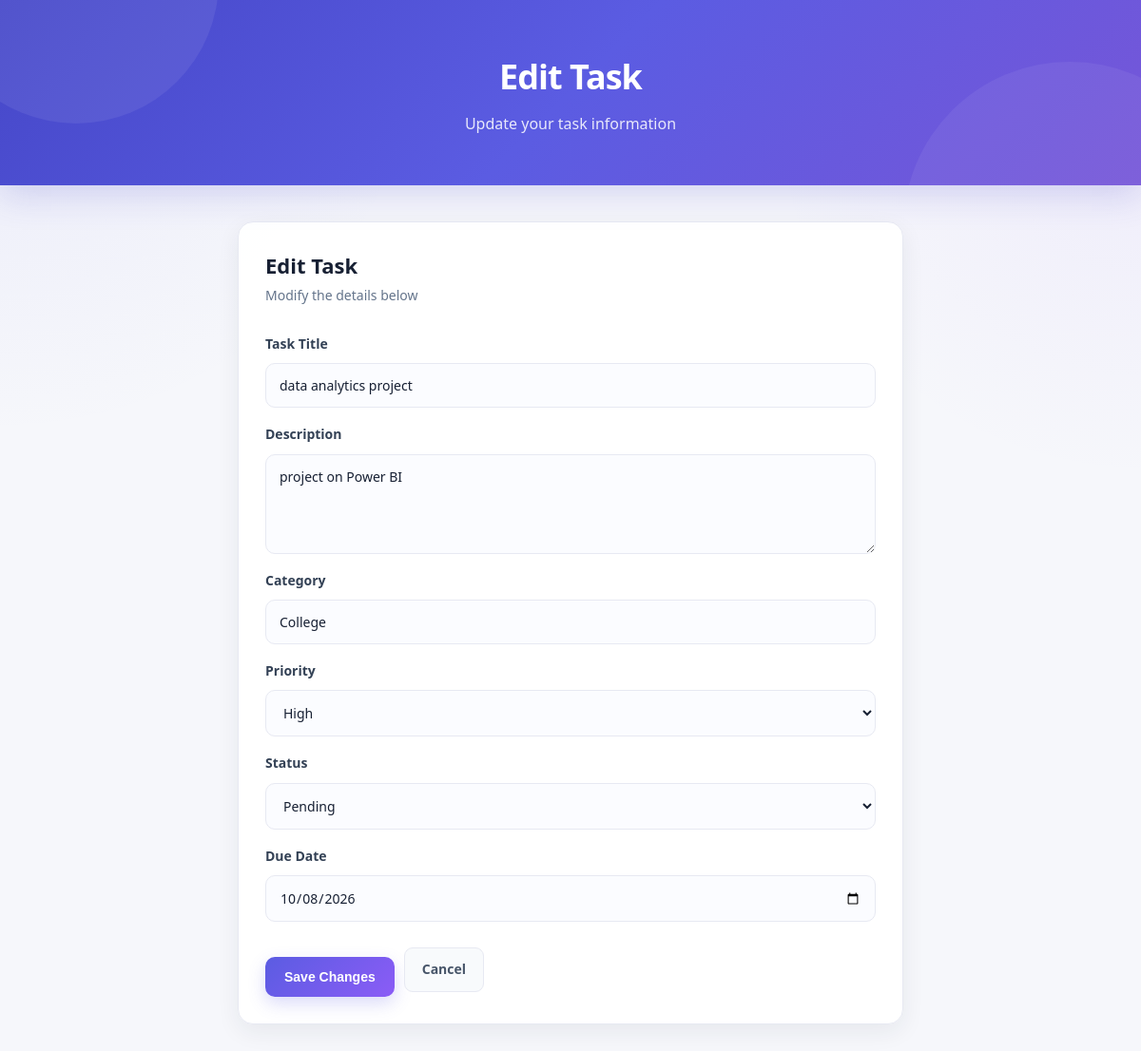
The page /edit/3 on the database its author committed.
### tables this page shows
CREATE TABLE tasks (

            id INTEGER PRIMARY KEY AUTOINCREMENT,

            title TEXT NOT NULL,

            description TEXT,

            category TEXT NOT NULL DEFAULT 'General',

            priority TEXT NOT NULL DEFAULT 'Medium',

            status TEXT NOT NULL DEFAULT 'Pending',

            due_date TEXT,

            created_at TEXT NOT NULL DEFAULT CURRENT_TIMESTAMP

        );

### app.py (the view, shortened to what this page needs)
@app.route(
    "/edit/<int:task_id>",
    methods=["GET", "POST"]
)
def edit_task(task_id):
    conn = get_db_connection()
    task = conn.execute("""
        SELECT *
        FROM tasks
        WHERE id = ?
    """, (task_id,)).fetchone()
    conn.close()
    return render_template(
        "edit.html",
        task=task
    )

### app.py (called while the page is built)
def get_db_connection():
    conn = sqlite3.connect(DATABASE)
    conn.row_factory = sqlite3.Row
    return conn

### templates/edit.html (shortened to what this page needs)
<!DOCTYPE html>
<html lang="en">
<head>
    <link
        rel="stylesheet"
        href="{{ url_for(
            'static',
            filename='css/style.css'
        ) }}"
    >
</head>
<body>
<header class="main-header">
    <div class="header-content">
        <h1>
            Edit Task
        </h1>
        <p>
            Update your task information
        </p>
    </div>
</header>
<main class="container">
    <section class="card edit-card">
        <div class="section-heading">
            <div>
                <h2>
                    Edit Task
                </h2>
                <p class="section-subtitle">
                    Modify the details below
                </p>
            </div>
        </div>
        <form
            action="{{ url_for(
                'edit_task',
                task_id=task['id']
            ) }}"
            method="POST"
            class="task-form"
        >
            <label for="title">
                Task Title
            </label>
            <input
                type="text"
                id="title"
                name="title"
                value="{{ task['title'] }}"
                required
            >
            <label for="description">
                Description
            </label>
            <textarea
                id="description"
                name="description"
            >{{ task['description'] or '' }}</textarea>
            <label for="category">
                Category
            </label>
            <input
                type="text"
                id="category"
                name="category"
                value="{{ task['category'] }}"
            >
            <label for="priority">
                Priority
            </label>
            <select
                id="priority"
                name="priority"
            >
                <option
                    value="High"
                    {% if task['priority'] == 'High' %}
                        selected
                    {% endif %}
                >
                    High
                </option>
            </select>
            <label for="status">
                Status
            </label>
            <select
                id="status"
                name="status"
            >
                <option
                    value="Pending"
                    {% if task['status'] == 'Pending' %}
                        selected
                    {% endif %}
                >
                    Pending
                </option>
            </select>
            <label for="due_date">
                Due Date
            </label>
            <input
                type="date"
                id="due_date"
                name="due_date"
                value="{{ task['due_date'] or '' }}"
            >
            <div class="edit-actions">
                <button
                    type="submit"
                    class="primary-button"
                >
                    Save Changes
                </button>
                <a
                    href="{{ url_for('home') }}"
                    class="cancel-button"
                >
                    Cancel
                </a>
            </div>
        </form>
    </section>
</main>
</body>
</html>

### static/css/style.css (style rules this page uses)
* { box-sizing: border-box; margin: 0; padding: 0; }
:root { --primary: #5b5ce2; --primary-dark: #4748c7; --primary-soft: #eef0ff; --purple: #8b5cf6; --text: #172033; --text-light: #64748b; --white: #ffffff; --background: #f6f7fb; --border: #e7e9f2; --green: #16a34a; --green-soft: #eaf8ef; --orange: #ea8a00; --orange-soft: #fff4df; --red: #dc3545; --red-soft: #fff0f1; --blue: #2563eb; --blue-soft: #eaf2ff; --shadow-sm: 0 2px 8px rgba(30, 41, 59, 0.05); --shadow: 0 8px 25px rgba(30, 41, 59, 0.07); --shadow-lg: 0 18px 45px rgba(30, 41, 59, 0.11); --radius: 16px; }
body { min-height: 100vh; background: radial-gradient(circle at 0% 0%, rgba(91, 92, 226, 0.08), transparent 28%), radial-gradient(circle at 100% 10%, rgba(139, 92, 246, 0.07), transparent 25%), var(--background); color: var(--text); font-family: "Segoe UI", Arial, sans-serif; line-height: 1.6; }
.main-header { position: relative; overflow: hidden; background: linear-gradient( 135deg, #4547c8 0%, #5b5ce2 50%, #7656d8 100% ); color: white; padding: 52px 20px; text-align: center; box-shadow: 0 10px 35px rgba(71, 72, 199, 0.2); }
.main-header::before { content: ""; position: absolute; width: 300px; height: 300px; border-radius: 50%; background: rgba(255, 255, 255, 0.07); top: -170px; left: -70px; }
.main-header::after { content: ""; position: absolute; width: 350px; height: 350px; border-radius: 50%; background: rgba(255, 255, 255, 0.06); right: -100px; bottom: -220px; }
.header-content { position: relative; z-index: 2; max-width: 1100px; margin: auto; }
.main-header h1 { margin: 0; font-size: 36px; font-weight: 800; letter-spacing: -1px; }
.main-header p { margin-top: 8px; color: rgba(255, 255, 255, 0.86); font-size: 16px; }
.container { width: 91%; max-width: 1180px; margin: 38px auto; }
.card { background: rgba(255, 255, 255, 0.96); border: 1px solid var(--border); border-radius: var(--radius); padding: 28px; margin-bottom: 26px; box-shadow: var(--shadow); }
.card h2 { color: var(--text); font-size: 21px; font-weight: 750; margin-bottom: 6px; }
.section-heading { display: flex; align-items: center; justify-content: space-between; gap: 20px; margin-bottom: 20px; }
.section-heading h2 { margin: 0; font-size: 22px; }
.section-subtitle { color: var(--text-light); font-size: 14px; margin-top: 3px; }
.task-form { display: flex; flex-direction: column; gap: 9px; }
.task-form label { color: #334155; font-size: 14px; font-weight: 650; margin-top: 8px; }
.task-form input, .task-form textarea, .task-form select { width: 100%; border: 1px solid var(--border); border-radius: 10px; background: #fbfcff; color: var(--text); padding: 13px 14px; font-family: inherit; font-size: 14px; transition: 0.2s ease; }
.task-form textarea { min-height: 105px; resize: vertical; }
.primary-button { margin-top: 15px; border: none; border-radius: 10px; padding: 13px 20px; background: linear-gradient( 135deg, var(--primary), var(--purple) ); color: white; font-size: 14px; font-weight: 700; cursor: pointer; box-shadow: 0 7px 18px rgba(91, 92, 226, 0.22); transition: 0.25s ease; }
.edit-card { max-width: 700px; margin: 0 auto; }
.edit-actions { display: flex; align-items: center; gap: 10px; margin-top: 13px; }
.cancel-button { display: inline-block; border: 1px solid var(--border); border-radius: 9px; padding: 11px 18px; background: #f8fafc; color: #475569; text-decoration: none; font-size: 14px; font-weight: 700; transition: 0.2s ease; }

### rows shown on the page
tasks: title "data analytics project", description "project on Power BI", category "College", priority "High", status "Pending", due_date "10/08/2026"
